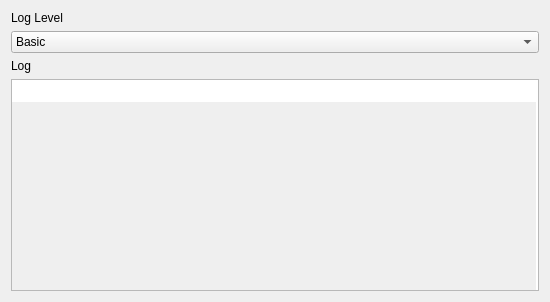
                 <widget class="QWidget" name="scrollAreaWidgetContents_2">
                  <property name="geometry">
                   <rect>
                    <x>0</x>
                    <y>0</y>
                    <width>550</width>
                    <height>302</height>
                   </rect>
                  </property>
                  <layout class="QVBoxLayout" name="verticalLayout_5">
                   <item>
                    <widget class="QLabel" name="label_loglevel">
                     <property name="text">
                      <string>Log Level</string>
                     </property>
                    </widget>
                   </item>
                   <item>
                    <widget class="QComboBox" name="cb_loglevel">
                     <property name="focusPolicy">
                      <enum>Qt::StrongFocus</enum>
                     </property>
                     <property name="currentIndex">
                      <number>0</number>
                     </property>
                     <property name="maxVisibleItems">
                      <number>2</number>
                     </property>
                     <item>
                      <property name="text">
                       <string>Basic</string>
                      </property>
                     </item>
                     <item>
                      <property name="text">
                       <string>Debug</string>
                      </property>
                     </item>
                    </widget>
                   </item>
                   <item>
                    <widget class="QLabel" name="label_log">
                     <property name="text">
                      <string>Log</string>
                     </property>
                    </widget>
                   </item>
                   <item>
                    <widget class="QPlainTextEdit" name="te_log">
                     <property name="minimumSize">
                      <size>
                       <width>0</width>
                       <height>150</height>
                      </size>
                     </property>
                     <property name="lineWidth">
                      <number>1</number>
                     </property>
                     <property name="readOnly">
                      <bool>true</bool>
                     </property>
                     <property name="backgroundVisible">
                      <bool>true</bool>
                     </property>
                    </widget>
                   </item>
                  </layout>
                 </widget>
